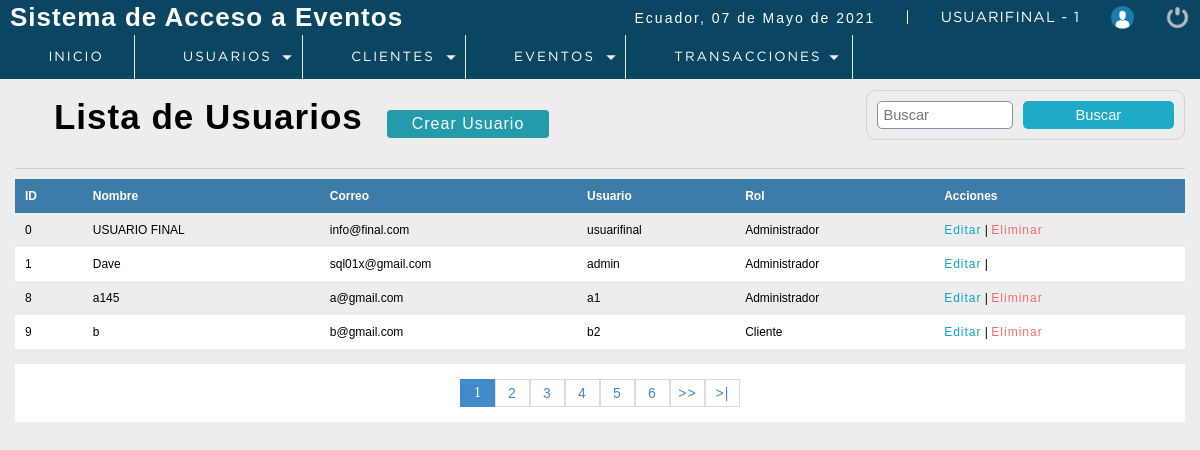
Before: /P_seminarios/sistema/lista_usuarios.php (signed in) with the older database file.
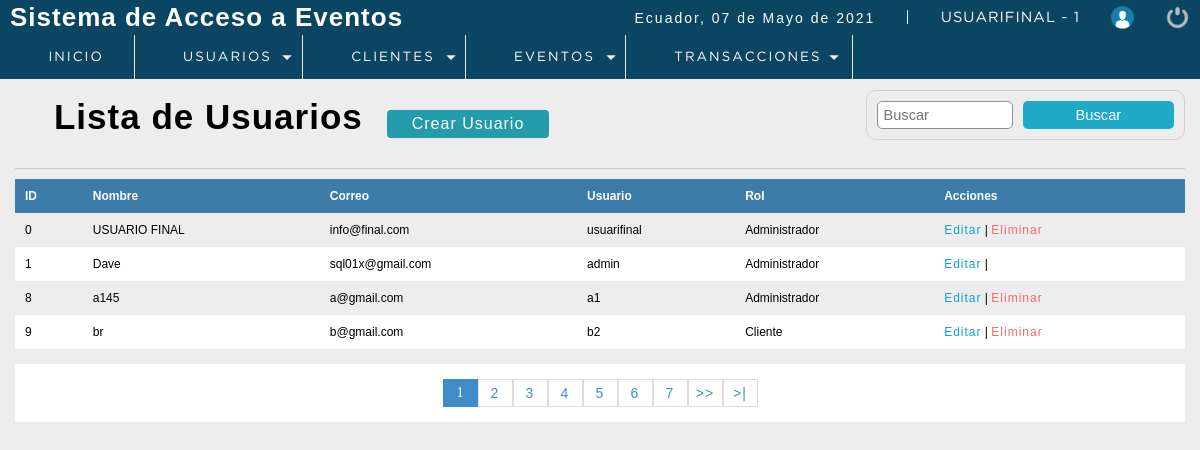
After: the same page with the newer database file.
### tables this page shows
CREATE TABLE `usuario` (
  `idusuario` int(11) NOT NULL,
  `nombre` varchar(50) DEFAULT NULL,
  `correo` varchar(100) DEFAULT NULL,
  `usuario` varchar(15) DEFAULT NULL,
  `clave` varchar(100) DEFAULT NULL,
  `rol` int(11) DEFAULT NULL,
  `Status` int(11) NOT NULL DEFAULT 1,
  `cod_cliente` int(11) DEFAULT 0
);

CREATE TABLE `rol` (
  `idrol` int(11) NOT NULL,
  `rol` varchar(20) DEFAULT NULL
);

### P_seminarios/sistema/lista_usuarios.php (the view, shortened to what this page needs)
<?php
 include "../conection.php";
?>
<!DOCTYPE html>
<html lang="en">
<head>
	<?php include "includes/scripts.php"?>
</head>
<body>
 <?php include "includes/header.php"?>
	<section id="container">
		<h1><i class="fas fa-list-alt"></i> Lista de Usuarios</h1>
        <a href="registro_usuarios.php" class="btn_new">Crear Usuario</a>
    <form action="buscar_usuario.php" method="get" class="form_search">
        <input type="text" name="busqueda" id="busqueda" placeholder="Buscar">
        <input type="submit" value="Buscar" class="btn_search" >
    </form>
    <hr>
        <table>
            <tr>
                <th>ID</th>
                <th>Nombre</th>
                <th>Correo</th>
                <th>Usuario</th>
                <th>Rol</th>
                <th>Acciones</th>
            </tr>
            <?php
           $sql_registre = mysqli_query($conection,"SELECT COUNT(*) AS total_registro FROM usuario WHERE Status =1");
           $result_registre = mysqli_fetch_array($sql_registre);
           $total_resgistros = $result_registre['total_registro'];
           $por_pagina = 4;
           if (empty($_GET['pagina'])) {
               $pagina =1;
           }
           else {
               $pagina = $_GET['pagina'];
           }
           $desde = ($pagina - 1) * $por_pagina;
           $total_paginas = ceil($total_resgistros / $por_pagina);
           $query = mysqli_query($conection,"SELECT u.Idusuario, u.nombre, u.correo, u.usuario, r.rol FROM usuario u
                                                                                                      INNER JOIN rol r
                                                                                                      ON u.rol = r.idrol
                                                                                                      WHERE Status = 1
                                                                                                      ORDER BY idusuario ASC LIMIT $desde, $por_pagina");
           $result = mysqli_num_rows($query);
           if ($result > 0) {
               while ($data = mysqli_fetch_array($query)) {
           ?>
            <tr>
                <td><?php echo $data["Idusuario"];?></td>
                <td><?php echo $data["nombre"];?></td>
                <td><?php echo $data["correo"];?></td>
                <td><?php echo $data["usuario"];?></td>
                <td><?php echo $data["rol"];?></td>
                <td>
                    <a class="link_edit" href="editar_usuario.php?id=<?php echo $data["Idusuario"];?>">Editar</a>
                    |
                    <?php
                        if ($data["Idusuario"] !=1) {
                    ?>
                    <a class="link_delete" href="eliminar_usuario.php?id=<?php echo $data["Idusuario"];?>">Eliminar</a>
                    <?php
                        }
                    ?>
                </td>
            </tr>
                <?php
               }
           }
            ?>
        </table>
        <div class="paginador">
                    <ul>
                    <?php
                    for ($i=1; $i <= $total_paginas; $i++) {
                        if ($i == $pagina) {
                            echo '<li class="pageSelected">'.$i.'</li>';
                        }
                        else {
                            echo '<li><a href="?pagina='.$i.'">'.$i.'</a></li>';
                        }
                    }
                    if ($pagina!=$total_paginas) {
                    ?>
                    <li><a href="?pagina=<?php echo $pagina+1;?>">>></a></li>
                    <li><a href="?pagina=<?php echo $total_paginas;?>">>|</a></li>
                        <?php
                            }
                        ?>
                    </ul>
                </div>
	</section>
</body>
</html>

Changed rows visible on the page:
changed usuario "b@gmail.com": nombre "b" → "br"
Other visible differences:
new list line: "7"
